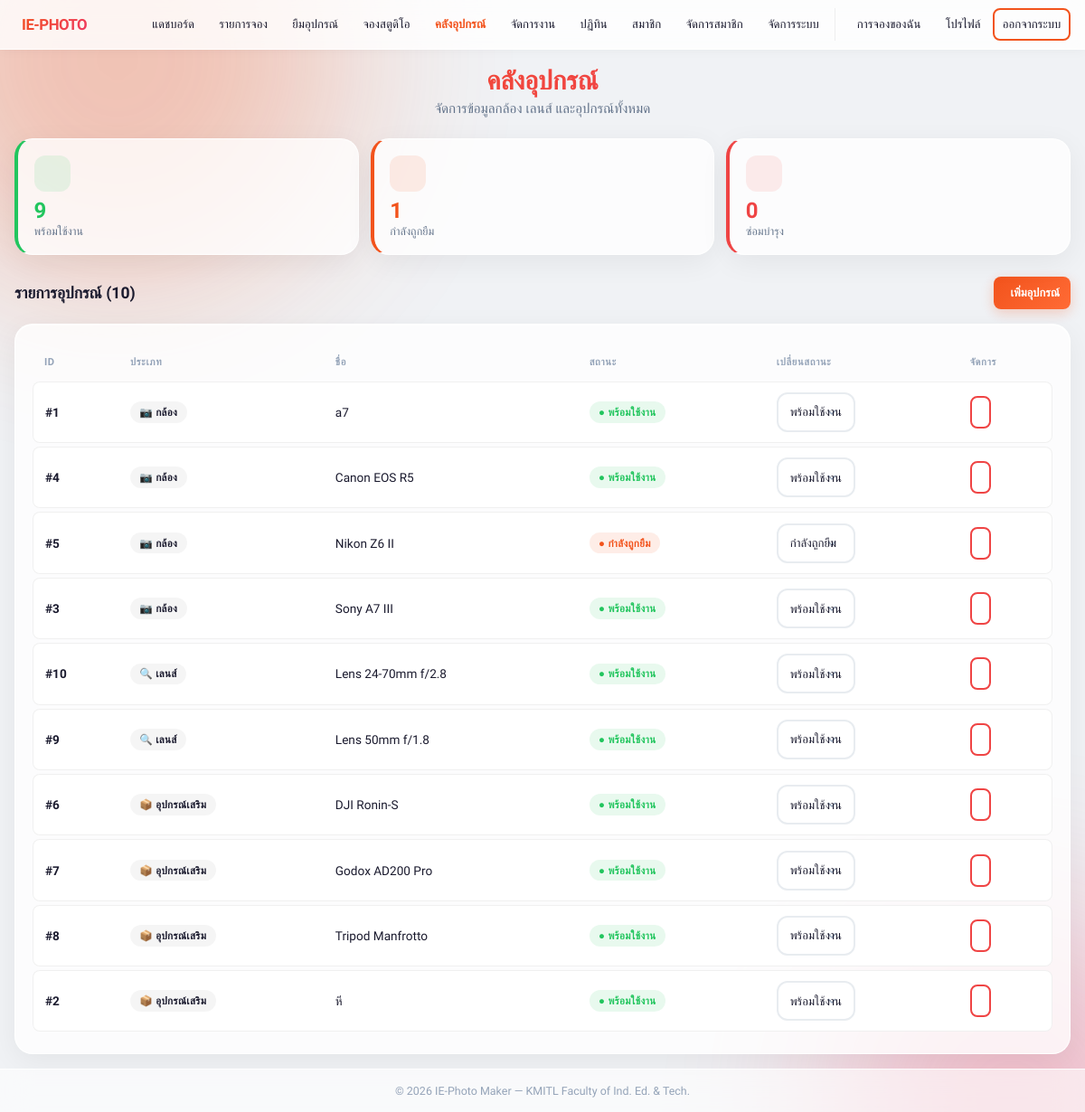
The page /admin/inventory.php (signed in) on the database its author committed.
### tables this page shows
CREATE TABLE `equipments` (
  `id` int(11) NOT NULL AUTO_INCREMENT,
  `name` varchar(255) NOT NULL,
  `type` enum('camera','lens','accessory') NOT NULL,
  `status` enum('available','borrowed','maintenance') NOT NULL DEFAULT 'available',
  PRIMARY KEY (`id`)
);

### admin/inventory.php (the view, shortened to what this page needs)
<?php
require_once __DIR__ . '/../config/database.php';
$stmt = $pdo->query("SELECT * FROM equipments ORDER BY type ASC, name ASC");
$equipments = $stmt->fetchAll();
$available = 0; $borrowed = 0; $maintenance = 0;
foreach ($equipments as $eq) {
    if ($eq['status'] === 'available') $available++;
    elseif ($eq['status'] === 'borrowed') $borrowed++;
    else $maintenance++;
}
require_once __DIR__ . '/../includes/header.php';
?>
<div class="page-header">
    <h2>คลังอุปกรณ์</h2>
    <p>จัดการข้อมูลกล้อง เลนส์ และอุปกรณ์ทั้งหมด</p>
</div>
<div class="stats-grid stats-grid-3" style="margin-bottom:1.5rem;">
    <div class="stat-card animate-in" style="border-left:4px solid var(--success);">
        <div class="stat-icon" style="background:var(--success-bg);color:var(--success);"><i class="ph-bold ph-check-circle"></i></div>
        <div class="stat-value" style="color:var(--success);"><?php echo $available; ?></div>
        <div class="stat-label">พร้อมใช้งาน</div>
    </div>
    <div class="stat-card animate-in" style="border-left:4px solid var(--primary);">
        <div class="stat-icon" style="background:rgba(242,83,28,.1);color:var(--primary);"><i class="ph-bold ph-camera"></i></div>
        <div class="stat-value" style="color:var(--primary);"><?php echo $borrowed; ?></div>
        <div class="stat-label">กำลังถูกยืม</div>
    </div>
    <div class="stat-card animate-in" style="border-left:4px solid var(--danger);">
        <div class="stat-icon" style="background:var(--danger-bg);color:var(--danger);"><i class="ph-bold ph-wrench"></i></div>
        <div class="stat-value" style="color:var(--danger);"><?php echo $maintenance; ?></div>
        <div class="stat-label">ซ่อมบำรุง</div>
    </div>
</div>
<div class="flex-between" style="margin-bottom:1rem;gap:.6rem;">
    <h3 style="font-size:1.1rem;margin:0;flex:1;">รายการอุปกรณ์ (<?php echo count($equipments); ?>)</h3>
    <button class="btn btn-primary btn-sm" onclick="toggleAddForm()"><i class="ph-bold ph-plus"></i> เพิ่มอุปกรณ์</button>
</div>
<div class="glass-card desktop-table" style="padding:1.2rem;">
    <div class="table-responsive">
        <table class="glass-table">
            <thead><tr><th>ID</th><th>ประเภท</th><th>ชื่อ</th><th>สถานะ</th><th>เปลี่ยนสถานะ</th><th>จัดการ</th></tr></thead>
            <tbody>
            <?php foreach($equipments as $eq): ?>
                <?php
                    $label='พร้อมใช้งาน';$badgeClass='badge-approved';
                    if($eq['status']=='borrowed'){$label='กำลังถูกยืม';$badgeClass='badge-pending';}
                    $typeLabel = $eq['type']==='camera'?'📷 กล้อง':($eq['type']==='lens'?'🔍 เลนส์':'📦 อุปกรณ์เสริม');
                ?>
                <tr>
                    <td><strong>#<?php echo $eq['id'];?></strong></td>
                    <td><span class="badge" style="background:rgba(0,0,0,.04);"><?php echo $typeLabel;?></span></td>
                    <td style="font-weight:500;"><?php echo htmlspecialchars($eq['name']);?></td>
                    <td><span class="badge <?php echo $badgeClass;?>">● <?php echo $label;?></span></td>
                    <td>
                        <form method="POST" style="display:flex;gap:.3rem;align-items:center;">
                            <select name="status" class="form-control" style="width:auto;padding:.4rem .8rem;font-size:.82rem;" onchange="if(confirm('เปลี่ยนสถานะ?'))this.form.submit()">
                                <option value="available" <?php if($eq['status']=='available')echo'selected';?>>พร้อมใช้งาน</option>
                                <option value="borrowed" <?php if($eq['status']=='borrowed')echo'selected';?>>กำลังถูกยืม</option>
                            </select>
                        </form>
                    </td>
                    <td>
                        <div style="display:flex;gap:.3rem;">
                            <form method="POST" onsubmit="return confirm('ลบอุปกรณ์นี้?');"><input type="hidden" name="eq_id" value="<?php echo $eq['id'];?>">
                                <button name="delete_equipment" value="1" class="btn btn-outline btn-sm" style="color:var(--danger);border-color:var(--danger);padding:.35rem .6rem;"><i class="ph-bold ph-trash"></i></button></form>
                        </div>
                    </td>
                </tr>
            <?php endforeach;?>
            </tbody>
        </table>
    </div>
</div>
<?php require_once __DIR__ . '/../includes/footer.php'; ?>

### rows shown on the page
equipments: id "1", type "📷 กล้อง", name "a7", label "พร้อมใช้งาน", status "พร้อมใช้งาน"
equipments: id "4", type "📷 กล้อง", name "Canon EOS R5", label "พร้อมใช้งาน", status "พร้อมใช้งาน"
equipments: id "5", type "📷 กล้อง", name "Nikon Z6 II", status "กำลังถูกยืม"
equipments: id "3", type "📷 กล้อง", name "Sony A7 III", label "พร้อมใช้งาน", status "พร้อมใช้งาน"
equipments: id "10", type "🔍 เลนส์", name "Lens 24-70mm f/2.8", label "พร้อมใช้งาน", status "พร้อมใช้งาน"
equipments: id "9", type "🔍 เลนส์", name "Lens 50mm f/1.8", label "พร้อมใช้งาน", status "พร้อมใช้งาน"
equipments: id "6", type "📦 อุปกรณ์เสริม", name "DJI Ronin-S", label "พร้อมใช้งาน", status "พร้อมใช้งาน"
equipments: id "7", type "📦 อุปกรณ์เสริม", name "Godox AD200 Pro", label "พร้อมใช้งาน", status "พร้อมใช้งาน"
equipments: id "8", type "📦 อุปกรณ์เสริม", name "Tripod Manfrotto", label "พร้อมใช้งาน", status "พร้อมใช้งาน"
equipments: id "2", type "📦 อุปกรณ์เสริม", name "หี", label "พร้อมใช้งาน", status "พร้อมใช้งาน"

### other values the page prints
$available "9"
$borrowed "1"
$maintenance "0"
count($equipments) "10"
